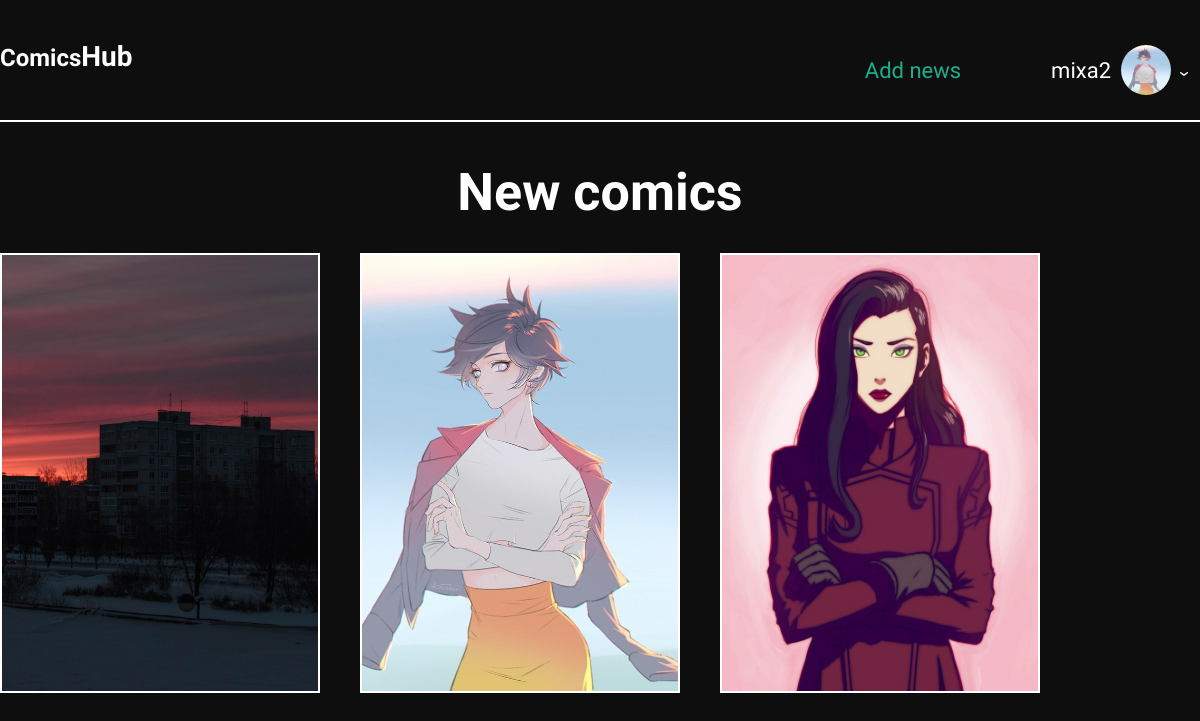
/ (signed in), run on the app's committed database.
### apps/users_profiles/models.py (models this page shows, shortened)
class User(AbstractUser):
    avatar = models.ImageField(upload_to=upload_user_avatars_func,
                               null=True,
                               blank=True,
                               validators=[FileExtensionValidator(allowed_extensions=['jpg', 'jpeg'])])
    class Meta:
        verbose_name = 'User'
        verbose_name_plural = 'Users'

### apps/comics/models.py (models this page shows, shortened)
class Comics(models.Model):
    title = models.CharField(max_length=150, verbose_name='Title')
    slug = AutoSlugField(populate_from='title', verbose_name='Comics url')
    description = models.TextField(max_length=512, null=True, blank=True, verbose_name='Description')
    is_complete = models.BooleanField(default=False, verbose_name='Is complete')
    unique_views = models.ManyToManyField(IP, related_name='post_views', blank=True)
    created_at = models.DateTimeField(auto_now_add=True, verbose_name='Created at')
    updated_at = models.DateTimeField(auto_now=True, verbose_name='Updated at')
    preview_image = models.ImageField(
        upload_to=upload_function, verbose_name='Edit preview image',
        validators=[FileExtensionValidator(allowed_extensions=['jpg', 'jpeg'])]
    )
    like_dislikes = GenericRelation(LikesDislikes)
    tags = TaggableManager()
    author = models.ForeignKey(get_user_model(), null=True, on_delete=models.SET_NULL, verbose_name='Author')
    def total_unique_views(self):
        return self.unique_views.count()
    def get_preview_image(self):
        return mark_safe(f'<img src="{self.preview_image.url}" width="auto" height="130">')
    get_preview_image.short_description = 'Preview image'
    class Meta:
        verbose_name = 'Comic book'
        verbose_name_plural = 'Comics'
        ordering = ['-created_at']

### apps/comics/views.py (the view)
# urls.py: path('', ComicsViewPage.as_view(), name='home'),
class ComicsViewPage(views.View):
    def get(self, request, *args, **kwargs):
        comics = Comics.objects.prefetch_related('unique_views').all()
        context = {
            'comics': comics
        }
        return render(request, 'comics/comics_view_page.html', context=context)

### apps/comics/templates/comics/comics_view_page.html (shortened to what this page needs)
{% extends 'base.html' %}
{% load static %}
{% block content %}
    <h1 class="card-title">New comics</h1>
    <div class="card-rows">
        {% for item in comics %}
            <div class="card">
                <img class="card-img" src="{{ item.preview_image.url }}" alt="">
            </div>
        {% endfor %}
    </div>
{% endblock content %}

### templates/inc/_header.html (shortened to what this page needs)
{% url 'home' as home_url %}
{% load static %}
<header id="header">
    <div class="container">
        <div class="header__inner">
            <a href="{{ home_url }}" class="logo">Comics<span class="logo-hub">Hub</span></a>
            {% if request.user.is_authenticated %}
            <ui class="header-links">
                <li class="header-link"><a href="#" class="profile-link add-comics">Add news</a></li>
                <li class="header-link">
                    <div id="top_profile_link" class="TopNavBtn TopNavBtn__profileLink">
                        {{ user.username }}
                        <div class="user-avatar">
                            <img class="profile-avatar" src="{{ user.avatar.url }}" width="50px" alt="">
                        </div>
                        <div class="top_profile_link-arrow"><svg fill="none" height="8" viewBox="0 0 12 8" width="12" xmlns="http://www.w3.org/2000/svg"><path clip-rule="evenodd" d="M2.16 2.3a.75.75 0 011.05-.14L6 4.3l2.8-2.15a.75.75 0 11.9 1.19l-3.24 2.5c-.27.2-.65.2-.92 0L2.3 3.35a.75.75 0 01-.13-1.05z" fill="currentColor" fill-rule="evenodd"></path></svg></div>
                    </div>
                </li>
            </ui>
            {% else %}
            <div class="reg__sign"><a href="{% url 'login' %}" class="reg__sign-btn">Sign in / Register </a></div>
            {% endif %}
        </div>
    </div>
</header>

### application/static/application/css/base.css (style rules this page uses)
body { background-color: #0e0e0e; color: white; font-family: 'Padauk', sans-serif; font-size: 22px; }
*, *::after, *::before { margin: 0; padding: 0; box-sizing: border-box; }
#header { -ms-user-select: none; -moz-user-select: none; -khtml-user-select: none; -webkit-user-select: none; }
.header__inner { display: flex; position: relative; justify-content: space-between; margin: 40px 0; padding-bottom: 20px;; border-bottom: 2px white solid; }
.container { margin: 0 auto; width: 100%; max-width: 1400px; }
.logo { font-weight: 800; font-size: 24px; cursor: pointer; color: white; text-decoration: none; }
.logo-hub { font-size: 28px; }
.header-links { list-style-type: none; display: flex; }
.header-link { margin-left: 30px; display: flex; align-items: center; position: relative; }
.profile-link { color: white; text-decoration: none; font-weight: 400; }
.TopNavBtn { display: flex; align-items: center; justify-content: center; }
.TopNavBtn__profileLink { padding: 5px 10px; cursor: pointer; color: white; text-decoration: none; }
.top_profile_link-arrow { margin-left: 7px; color: white; }
.user-avatar { width: 50px; height: 50px; margin: 0 auto; overflow: hidden; border-radius: 50%; margin-left: 10px; }
.profile-avatar { width: 100%; height: 100%; margin: 0 auto; }
.add-comics { padding: 15px 10px; margin-right: 40px; color: #1ab188; }
.card-title { text-align: center; font-size: 72px; margin-bottom: 50px; }
.card-rows { display: flex; flex-wrap: wrap; margin: 0 auto; }
.card { position: relative; width: 320px; height: 440px; margin-right: 40px; margin-bottom: 30px; overflow: hidden; border: 2px white solid; transition: border .2s linear; }
.card-img { width: 100%; height: 100%; object-fit: cover; transition: opacity .5s linear, filter .5s linear; }
.card-title { text-align: center; font-size: 52px; margin-bottom: 30px; }
@media (max-width: 1400px) { .container { max-width: 1200px; } }

### data on the page
User: username "mixa2", avatar (picture)
Comics: preview_image (picture)
Comics: preview_image (picture)
Comics: preview_image (picture)
